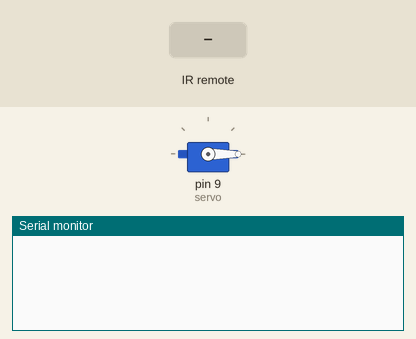
Recording of a sketch running on a simulated Arduino Uno, built with avr-gcc and run on an emulated ATmega328P. Parts: servo, the last lines printed to the serial monitor. Inputs (shaded band) come from the test bench.

Above: at 1.2 s.
1.3 s: infrared code 0xEF10BF00 received
At 2.5 s:
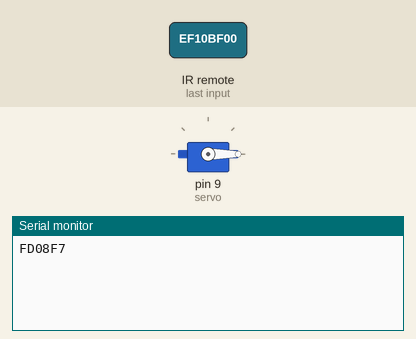
2.8 s: infrared code 0xEE11BF00 received
At 4.2 s:
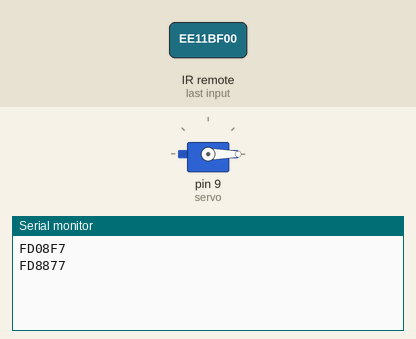

The sketch:

code_servo_motor_using_ir_remote1.ino
```cpp
#include <IRremote.h>
#include <Servo.h>

#define plus 0xEF10BF00
#define minus 0xEE11BF00

int RECV_PIN = 2;
Servo servo;
int val;
bool cwRotation, acwRotation;

void setup() {
  Serial.begin(96000);
  IrReceiver.begin(RECV_PIN, ENABLE_LED_FEEDBACK);
  servo.attach(9);
}

void loop() {
  if (IrReceiver.decode()) {
    Serial.println(IrReceiver.decodedIRData.decodedRawData, HEX);
    IrReceiver.resume();
    if (IrReceiver.decodedIRData.decodedRawData == plus) {
      cwRotation = !cwRotation;
      acwRotation = false;
    }
    if (IrReceiver.decodedIRData.decodedRawData == minus) {
      acwRotation = !acwRotation;
      cwRotation = false;
    }
  }

  if (cwRotation && (val != 180)) {
    val++;
  }
  if (acwRotation && (val != 0)) {
    val--;
  }
  servo.write(val);
  delay(20);
}
```

Measured:
- after the input at 1.3 s, the serial monitor: prints a new line at once (image 1)
- after the input at 2.8 s, the serial monitor: prints a new line at once (image 2)
